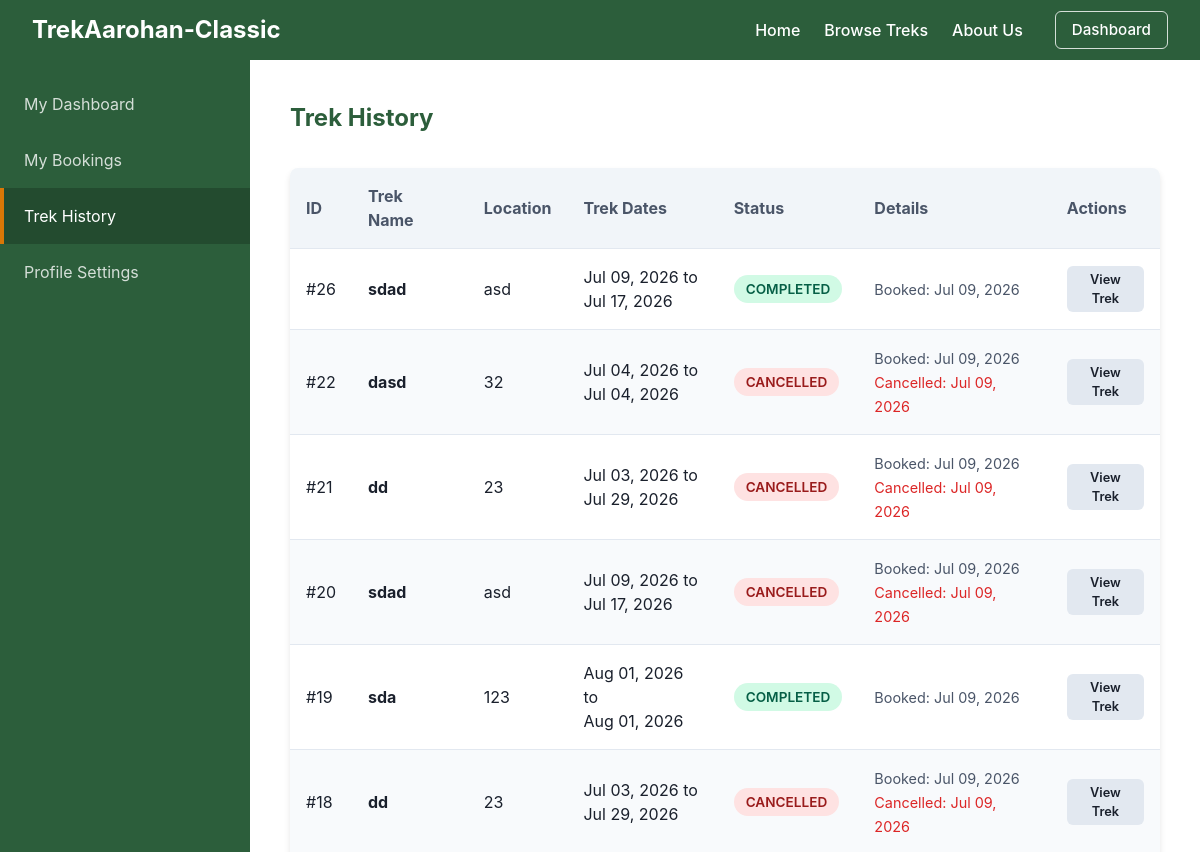
Before: /trekker/history (signed in, upper part) with the older database file.
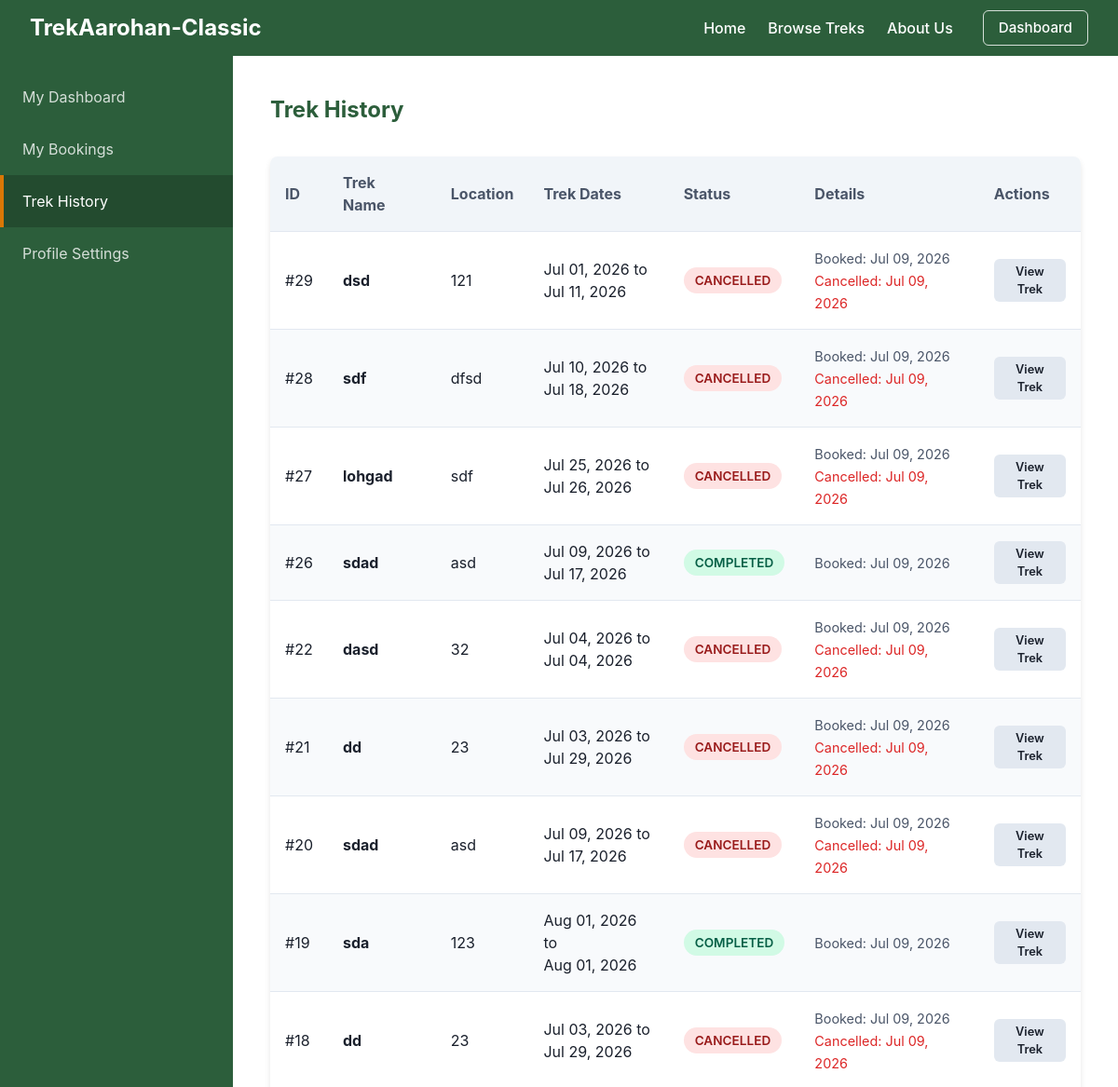
After: the same page with the newer database file.
### models.py (models this page shows)
class Booking(db.Model):
    __tablename__ = "booking"
    id = db.Column(db.Integer, primary_key=True, autoincrement=True)
    user_id = db.Column(db.Integer, db.ForeignKey("user.id"), nullable=False)
    trek_id = db.Column(db.Integer, db.ForeignKey("trek.id"), nullable=False)
    booking_date = db.Column(db.DateTime, default=datetime.utcnow, nullable=False)
    cancelled_date = db.Column(db.DateTime, nullable=True)
    status = db.Column(db.String(20), default="booked", nullable=False)  # "booked", "cancelled", "completed"

class Trek(db.Model):
    __tablename__ = "trek"
    id = db.Column(db.Integer, primary_key=True, autoincrement=True)
    name = db.Column(db.String(100), nullable=False)
    description = db.Column(db.Text, nullable=True)
    difficulty = db.Column(db.String(20), nullable=False)  # "easy", "medium", "hard"
    location = db.Column(db.String(100), nullable=False)
    slots_available = db.Column(db.Integer, nullable=False)
    start_date = db.Column(db.Date, nullable=False)
    end_date = db.Column(db.Date, nullable=False)
    status = db.Column(db.String(20), default="open", nullable=False)  # "open", "full", "ongoing", "completed", "cancelled"
    assigned_staff_id = db.Column(db.Integer, db.ForeignKey("user.id"), nullable=False)
    cover_image = db.Column(db.String(255), nullable=True)
    price = db.Column(db.Float, default=0.0, nullable=False)
    bookings = db.relationship("Booking", backref="trek", lazy=True)

### app.py (the view)
    @app.route("/trekker/history")
    @login_required
    def trekker_history():
        if current_user.role != 0:
            return redirect(url_for("home"))
        historical_bookings = Booking.query.filter(
            Booking.user_id == current_user.id,
            Booking.status.in_(["completed", "cancelled"])
        ).order_by(Booking.booking_date.desc()).all()
        return render_template("trekker_history.html", bookings=historical_bookings)

### templates/trekker_history.html
{% extends "trekker_base.html" %}
{% set active_page = "history" %}
{% block dashboard_content %}
    <h2>Trek History</h2>
    {% if bookings %}
        <div class="card" style="margin-top: 2rem; padding: 0;">
            <div class="data-table-wrapper" style="box-shadow: none;">
                <table class="data-table">
                    <thead>
                        <tr>
                            <th>ID</th>
                            <th>Trek Name</th>
                            <th>Location</th>
                            <th>Trek Dates</th>
                            <th>Status</th>
                            <th>Details</th>
                            <th>Actions</th>
                        </tr>
                    </thead>
                    <tbody>
                        {% for booking in bookings %}
                        <tr>
                            <td>#{{ booking.id }}</td>
                            <td>
                                <strong>{{ booking.trek.name }}</strong>
                            </td>
                            <td>{{ booking.trek.location }}</td>
                            <td>{{ booking.trek.start_date.strftime('%b %d, %Y') }} to <br> {{ booking.trek.end_date.strftime('%b %d, %Y') }}</td>
                            <td>
                                {% if booking.status == 'completed' %}
                                    <span class="badge badge-approved">Completed</span>
                                {% else %}
                                    <span class="badge badge-blacklisted">Cancelled</span>
                                {% endif %}
                            </td>
                            <td>
                                {% if booking.status == 'completed' %}
                                    <span style="color: var(--secondary-color); font-size: 0.9rem;">Booked: {{ booking.booking_date.strftime('%b %d, %Y') }}</span>
                                {% else %}
                                    <span style="color: var(--secondary-color); font-size: 0.9rem;">Booked: {{ booking.booking_date.strftime('%b %d, %Y') }}</span><br>
                                    <span style="color: var(--danger-color); font-size: 0.9rem;">Cancelled: {{ booking.cancelled_date.strftime('%b %d, %Y') if booking.cancelled_date else booking.booking_date.strftime('%b %d, %Y') }}</span>
                                {% endif %}
                            </td>
                            <td>
                                <a href="{{ url_for('public_trek_detail', id=booking.trek.id) }}" class="btn btn-secondary" style="padding: 0.25rem 0.5rem; font-size: 0.8rem;">View Trek</a>
                            </td>
                        </tr>
                        {% endfor %}
                    </tbody>
                </table>
            </div>
        </div>
    {% else %}
        <div class="card" style="margin-top: 2rem; text-align: center; padding: 3rem;">
            <h3 style="margin-top: 0; color: var(--text-color);">No Historical Bookings</h3>
            <p style="color: var(--secondary-color); margin-bottom: 0;">You don't have any completed or cancelled treks yet.</p>
        </div>
    {% endif %}
{% endblock %}

Changed rows visible on the page:
added Booking: id "29", trek.name "dsd", trek.location "121", trek.start_date "Jul 01, 2026", trek.end_date "Jul 11, 2026", status "CANCELLED", booking_date "Jul 09, 2026", cancelled_date "Jul 09, 2026"
now on this page (row edited): Booking: id "28", trek.name "sdf", trek.location "dfsd", trek.start_date "Jul 10, 2026", trek.end_date "Jul 18, 2026", status "CANCELLED", booking_date "Jul 09, 2026", cancelled_date "Jul 09, 2026"
now on this page (row edited): Booking: id "27", trek.name "lohgad", trek.location "sdf", trek.start_date "Jul 25, 2026", trek.end_date "Jul 26, 2026", status "CANCELLED", booking_date "Jul 09, 2026", cancelled_date "Jul 09, 2026"
